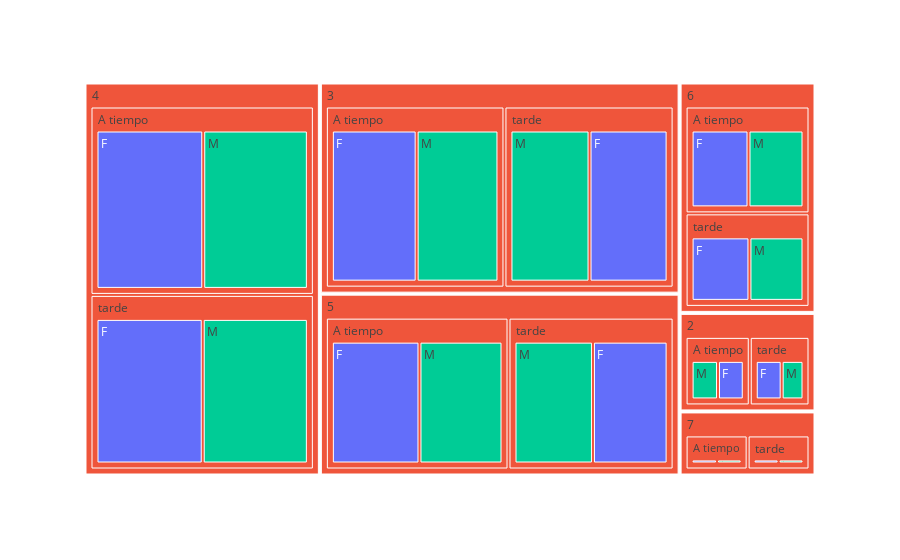

Notebook cell for this chart:
### Markdown cell above
## Treemap

### Code cell
import plotly.express as px
  
fig = px.treemap(df, path=['Customer_care_calls','Reached.on.Time_Y.N','Gender'], 
                 values='ID', 
                 color='Gender')
  
fig.show()

### Figure 1 — Plotly figure (JSON) as saved in the notebook; plotly's stock layout.template omitted (floating-point values rounded to 4 significant figures)
{"data": [{"branchvalues": "total", "customdata": [["F"], ["(?)"], ["(?)"], ["(?)"], ["(?)"], ["(?)"], ["(?)"], ["(?)"], ["(?)"], ["(?)"], ["(?)"], ["(?)"], ["(?)"], ["M"], ["M"], ["M"], ["F"], ["F"], ["F"], ["M"], ["F"], ["F"], ["F"], ["M"], ["F"], ["M"], ["F"], ["F"], ["F"], ["(?)"], ["(?)"], ["(?)"], ["(?)"], ["M"], ["M"], ["M"], ["(?)"], ["M"], ["M"], ["M"], ["F"], ["(?)"]], "domain": {"x": [0, 1], "y": [0, 1]}, "hovertemplate": "labels=%{label}<br>ID=%{value}<br>parent=%{parent}<br>id=%{id}<br>Gender=%{customdata[0]}<extra></extra>", "ids": ["2/A tiempo/F", "5", "4", "3", "2", "7/tarde", "6/tarde", "4/tarde", "3/tarde", "2/tarde", "7/A tiempo", "4/A tiempo", "2/A tiempo", "5/tarde/M", "6/A tiempo/M", "4/tarde/M", "6/A tiempo/F", "7/A tiempo/F", "2/tarde/F", "2/A tiempo/M", "3/tarde/F", "7/tarde/F", "4/tarde/F", "5/A tiempo/M", "5/tarde/F", "4/A tiempo/M", "3/A tiempo/F", "4/A tiempo/F", "5/A tiempo/F", "5/tarde", "6/A tiempo", "5/A tiempo", "3/A tiempo", "7/tarde/M", "6/tarde/M", "3/A tiempo/M", "6", "3/tarde/M", "2/tarde/M", "7/A tiempo/M", "6/tarde/F", "7"], "labels": ["F", "5", "4", "3", "2", "tarde", "tarde", "tarde", "tarde", "tarde", "A tiempo", "A tiempo", "A tiempo", "M", "M", "M", "F", "F", "F", "M", "F", "F", "F", "M", "F", "M", "F", "F", "F", "tarde", "A tiempo", "A tiempo", "A tiempo", "M", "M", "M", "6", "M", "M", "M", "F", "7"], "marker": {"colors": ["#636efa", "#EF553B", "#EF553B", "#EF553B", "#EF553B", "#EF553B", "#EF553B", "#EF553B", "#EF553B", "#EF553B", "#EF553B", "#EF553B", "#EF553B", "#00cc96", "#00cc96", "#00cc96", "#636efa", "#636efa", "#636efa", "#00cc96", "#636efa", "#636efa", "#636efa", "#00cc96", "#636efa", "#00cc96", "#636efa", "#636efa", "#636efa", "#EF553B", "#EF553B", "#EF553B", "#EF553B", "#00cc96", "#00cc96", "#00cc96", "#EF553B", "#00cc96", "#00cc96", "#00cc96", "#636efa", "#EF553B"]}, "name": "", "parents": ["2/A tiempo", "", "", "", "", "7", "6", "4", "3", "2", "7", "4", "2", "5/tarde", "6/A tiempo", "4/tarde", "6/A tiempo", "7/A tiempo", "2/tarde", "2/A tiempo", "3/tarde", "7/tarde", "4/tarde", "5/A tiempo", "5/tarde", "4/A tiempo", "3/A tiempo", "4/A tiempo", "5/A tiempo", "5", "6", "5", "3", "7/tarde", "6/tarde", "3/A tiempo", "", "3/tarde", "2/tarde", "7/A tiempo", "6/tarde", ""], "type": "treemap", "values": [721666, 13776007, 19478171, 15994276, 2819709, 915551, 3077025, 9369096, 7779537, 1359561, 917969, 10109075, 1460148, 3351578, 1727670, 4659877, 1788122, 466803, 737637, 738482, 3865092, 458499, 4709219, 3520754, 3188785, 5003956, 4180629, 5105119, 3714890, 6540363, 3515792, 7235644, 8214739, 457052, 1486396, 4034110, 6592817, 3914445, 621924, 451166, 1590629, 1833520]}], "layout": {"legend": {"tracegroupgap": 0}, "margin": {"t": 60}}}
